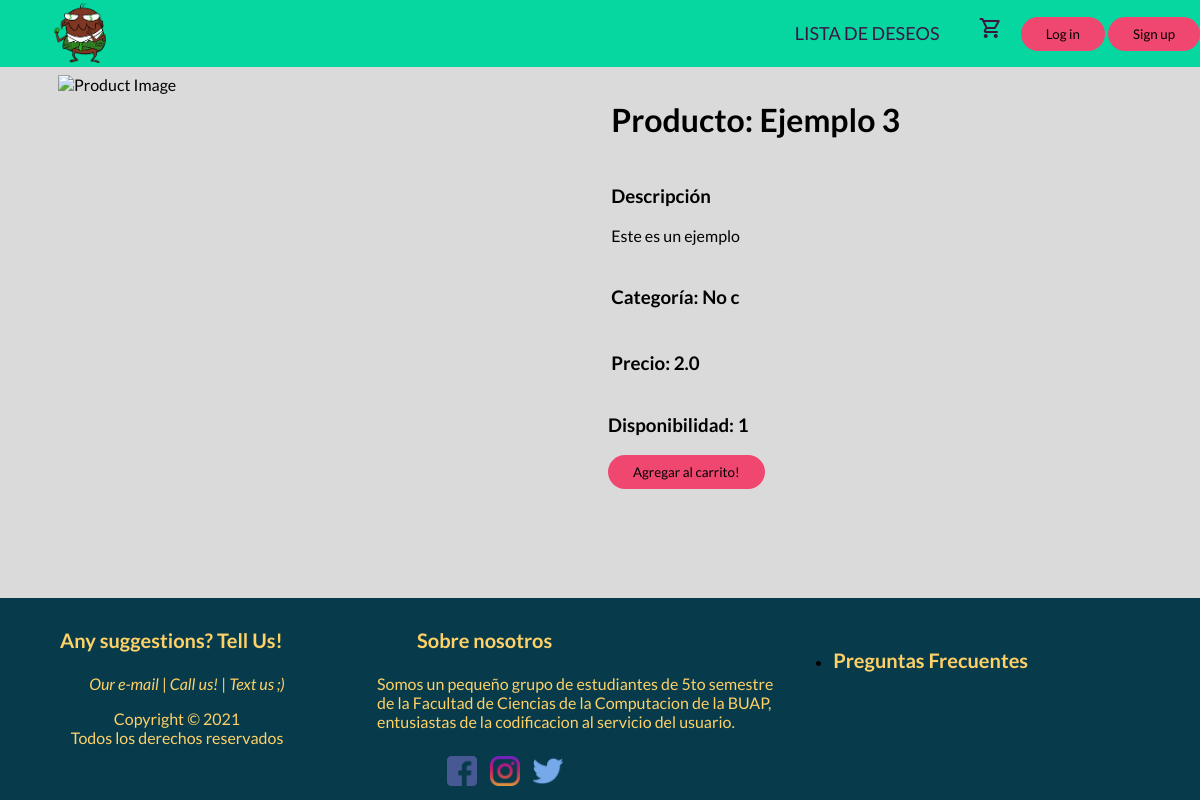
/products/stock/1/, run on the app's committed database.
### store/models.py (models this page shows, shortened)
class Product(models.Model):
    productName = models.CharField(max_length=50)
    description = models.CharField(max_length=200)
    category = models.CharField(max_length=50)
    image = models.ImageField()
    class Meta:
        abstract = True

class StockProduct(Product):
    price = models.FloatField(max_length=50)
    inventory = models.PositiveIntegerField(blank=True,default=1)

### store/views.py (the view)
# urls.py: path("stock/<int:id_product>/", views.goToStockProduct, name="stockProductPage"),
def goToStockProduct(request,id_product):
    product = StockProduct.objects.get(id=id_product)
    if request.method == "POST":
        if not request.user.is_authenticated:
            return redirect('users:loginV')
        else:
            print("Compra exitosa!") #use JavaScript alert() or some other UI notification
    return render(request, "store/stockProductTemplate.html", {"product" : product})

### store/templates/store/stockProductTemplate.html (shortened to what this page needs)
{% extends 'core/layout.html' %}
{% load static %}
{% block cssPath %}
<link rel="stylesheet" href="{% static 'store/productTemplate.css' %}"  type="text/css"/>
{% endblock cssPath %}
{% if productFound %}
    {% block body %}
    <div class="container">
        <div class="pictures">
            <img src=""  alt="Product Image" width="500" height="500" />
        </div>
        <div class="productDescription">
            <div class="productName">
                <h1>Producto: {{ product.productName }}</h1>
            </div>
            <div class="description">
                <h3>Descripción</h3>
                <p>{{ product.description }}</p>
            </div>
            <div class="category">
                <h3>Categoría: {{ product.category }} <h3>
            </div>
            <div class="price">
                <h3>Precio: {{ product.price }} <h3>
            </div>
            <div class="inventory">
                <h3>Disponibilidad: {{ product.inventory }} <h3>
            </div>
            <div class="buy">
                <form method="POST" >
                    <button id="submitBtn" type="submit" name="BidProduct">Agregar al carrito!</button>
                </form>
            </div>
        </div>
    </div>
    {% endblock body %}
{% else %}
    <h1>Product no encontrado!</h1>
{% endif %}

### core/static/core/styleLayout.css (style rules this page uses)
* { font-family: 'Lato', sans-serif; }
body { min-height: 100vh; margin: 0; display: grid; grid-template-rows: auto 1fr auto; background-color: #dadada;; }
button { padding: 9px 25px; border: none; border-radius: 25px; background-color: #ef476f; cursor: pointer; transition: all 0.3s ease 0s; }

### store/static/store/productTemplate.css (style rules this page uses)
.pictures, .productDescription { margin: 0.5em; }
.productName, .price, .description, .category, .condition { padding: 0.2em; }
@media (min-width: 860px) { .container { max-width: 1100px; margin: auto; padding: 0 2em; display: grid; grid-template-columns: repeat(2, 1fr); } }

### data on the page
StockProduct: productName "Ejemplo 3", description "Este es un ejemplo", category "No c", price "2.0", inventory "1"
